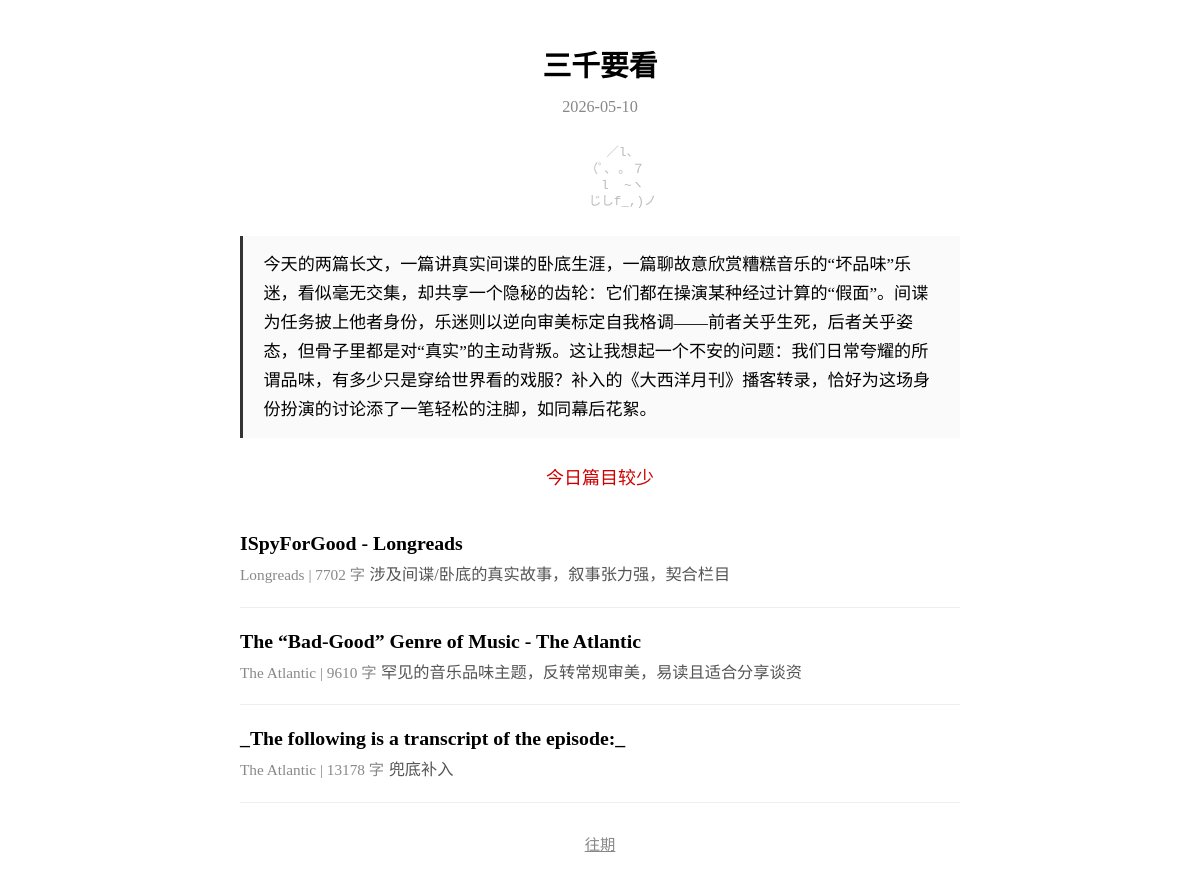
Before: / with the older database file.
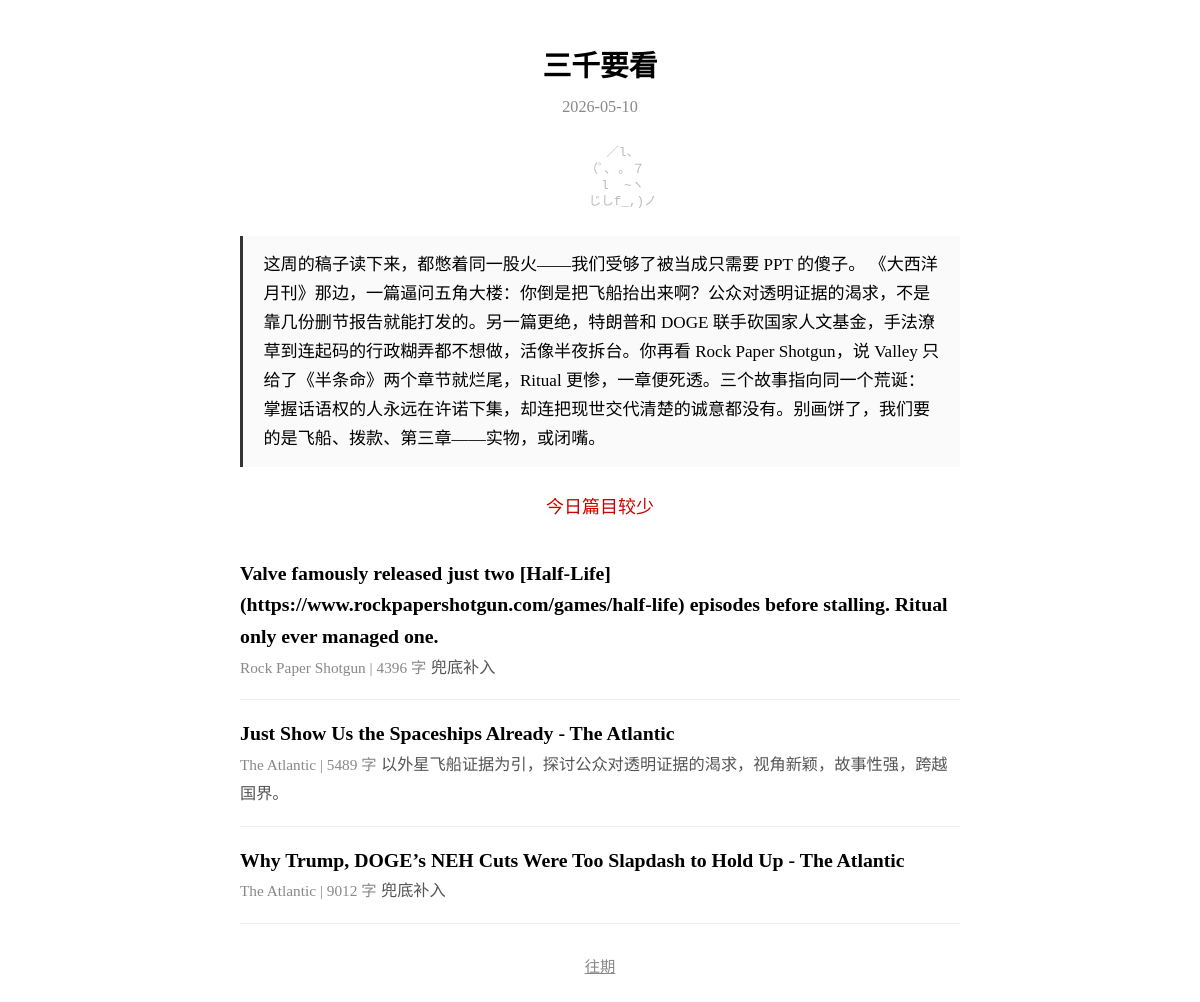
After: the same page with the newer database file.
### tables this page shows
CREATE TABLE issues (
            date TEXT PRIMARY KEY,
            articles TEXT NOT NULL DEFAULT '[]',
            editor_note TEXT NOT NULL DEFAULT '',
            stats TEXT NOT NULL DEFAULT '{}',
            epub_sent_at TEXT
        );

CREATE TABLE articles (
            id TEXT PRIMARY KEY,
            title_zh TEXT NOT NULL DEFAULT '',
            source TEXT NOT NULL DEFAULT '',
            source_url TEXT NOT NULL DEFAULT '',
            author TEXT NOT NULL DEFAULT '',
            summary_zh TEXT NOT NULL DEFAULT '',
            tags TEXT NOT NULL DEFAULT '[]',
            word_count_zh INTEGER NOT NULL DEFAULT 0,
            original_word_count INTEGER NOT NULL DEFAULT 0,
            translation_model TEXT NOT NULL DEFAULT '',
            prompt_version TEXT NOT NULL DEFAULT '',
            quality_score TEXT NOT NULL DEFAULT '{}',
            read_status TEXT NOT NULL DEFAULT 'unread',
            read_at TEXT,
            fetched_at TEXT NOT NULL DEFAULT ''
        , section_id TEXT NOT NULL DEFAULT '', has_spoiler INTEGER NOT NULL DEFAULT 0, topic_keywords TEXT NOT NULL DEFAULT '[]');

### server.py (the view)
@app.get("/", response_class=HTMLResponse)
async def index():
    latest_date = get_latest_issue_date()
    today_str = date.today().isoformat()
    if not latest_date:
        template = env.get_template("index.html")
        return template.render(issue=None, articles=[], today=today_str)
    issue = get_issue(latest_date)
    if not issue:
        template = env.get_template("index.html")
        return template.render(issue=None, articles=[], today=today_str)
    article_ids = issue.get("articles", [])
    articles = get_articles_by_ids(article_ids)
    template = env.get_template("index.html")
    return template.render(issue=issue, articles=articles, today=latest_date)

### templates/index.html (shortened to what this page needs)
<!DOCTYPE html>
<html lang="zh-CN">
<head>
</head>
<body>
{% if issue %}
<h1>三千要看</h1>
<div class="date">{{ today }}</div>
<pre class="cat-art">
      ／l、
    （ﾟ､ ｡ ７
      l  ~ヽ
      じしf_,)ノ
</pre>
<div class="editor-note">
{{ issue.editor_note | e }}
</div>
{% if issue.stats.get('fallback_note') %}
<p style="color:#c00;text-align:center">{{ issue.stats.fallback_note }}</p>
{% endif %}
<ul class="article-list">
{% for a in articles %}
<li class="article-item">
  <a href="/article/{{ a.id }}">
    <span class="title">{{ a.title_zh or a.id }}</span>
    <span class="meta">{{ a.source }} | {{ a.word_count_zh }} 字</span>
    <span class="summary">{{ a.summary_zh }}</span>
  </a>
</li>
{% endfor %}
</ul>
{% endif %}
<div class="footer">
  <a href="/archive">往期</a>
</div>
</body>
</html>

### templates/index.html (style rules this page uses)
body { max-width:720px;margin:0 auto;padding:24px 18px;background:#fff;color:#000;font-size:18px;line-height:1.6;font-family:serif }
h1 { text-align:center;font-size:1.6em;margin-bottom:.2em }
.date { text-align:center;color:#888;font-size:.9em;margin-bottom:1.5em }
.editor-note { border-left:3px solid #333;padding:.8em 1.2em;margin:1.5em 0;background:#fafafa;font-size:.95em;line-height:1.7 }
.article-list { list-style:none;padding:0 }
.article-item { padding:1em 0;border-bottom:1px solid #eee }
.article-item a { text-decoration:none;color:#000 }
.article-item .title { font-size:1.1em;font-weight:bold;display:block }
.article-item .meta { color:#888;font-size:.85em;margin-top:.3em }
.article-item .summary { color:#555;font-size:.9em;margin-top:.4em;line-height:1.5 }
.footer { text-align:center;margin-top:2em;font-size:.85em }
.footer a { color:#888 }
.cat-art { text-align:center;color:#bbb;font-size:.7em;line-height:1.3;margin:1em 0 }

Changed rows visible on the page:
removed articles: title_zh "ISpyForGood - Longreads", source "Longreads", word_count_zh "7702", summary_zh "涉及间谍/卧底的真实故事，叙事张力强，契合栏目"
removed articles: title_zh "The “Bad-Good” Genre of Music - The Atlantic", source "The Atlantic", word_count_zh "9610", summary_zh "罕见的音乐品味主题，反转常规审美，易读且适合分享谈资"
removed articles: title_zh "_The following is a transcript of the episode:_", source "The Atlantic", word_count_zh "13178", summary_zh "兜底补入"
changed issues "2026-05-10": editor_note "今天的两篇长文，一篇讲真实间谍的卧底生涯，一篇聊故意欣赏糟糕音乐的“坏品味”乐迷，看似毫无交集，却共享一个隐秘的齿轮：它们都在操演某种经过计算的“假面”。间谍为任务披上他者身份，乐迷则以逆向审美标定自我格调——前者关乎生死，后者关乎姿态，但骨子里都是对“真实”的主动背叛。这让我想起一个不安的问题：我们日常夸耀的所谓品味，有多少只是穿给世界看的戏服？补入的《大西洋月刊》播客转录，恰好为这场身份扮演的讨论添了一笔轻松的注脚，如同幕后花絮。" → "这周的稿子读下来，都憋着同一股火——我们受够了被当成只需要 PPT 的傻子。 《大西洋月刊》那边，一篇逼问五角大楼：你倒是把飞船抬出来啊？公众对透明证据的渴求，不是靠几份删节报告就能打发的。另一篇更绝，特朗普和 DOGE 联手砍国家人文基金，手法潦草到连起码的行政糊弄都不想做，活像半夜拆台。你再看 Rock Paper Shotgun，说 Valley 只给了《半条命》两个章节就烂尾，Ritual 更惨，一章便死透。三个故事指向同一个荒诞：掌握话语权的人永远在许诺下集，却连把现世交代清楚的诚意都没有。别画饼了，我们要的是飞船、拨款、第三章——实物，或闭嘴。"
added articles: title_zh "Valve famously released just two [Half-Life](https://www.rockpapershotgun.com/games/half-life) episodes before stalling. Ritual only ever managed one.", source "Rock Paper Shotgun", word_count_zh "4396", summary_zh "兜底补入"
added articles: title_zh "Just Show Us the Spaceships Already - The Atlantic", source "The Atlantic", word_count_zh "5489", summary_zh "以外星飞船证据为引，探讨公众对透明证据的渴求，视角新颖，故事性强，跨越国界。"
added articles: title_zh "Why Trump, DOGE’s NEH Cuts Were Too Slapdash to Hold Up - The Atlantic", source "The Atlantic", word_count_zh "9012", summary_zh "兜底补入"
